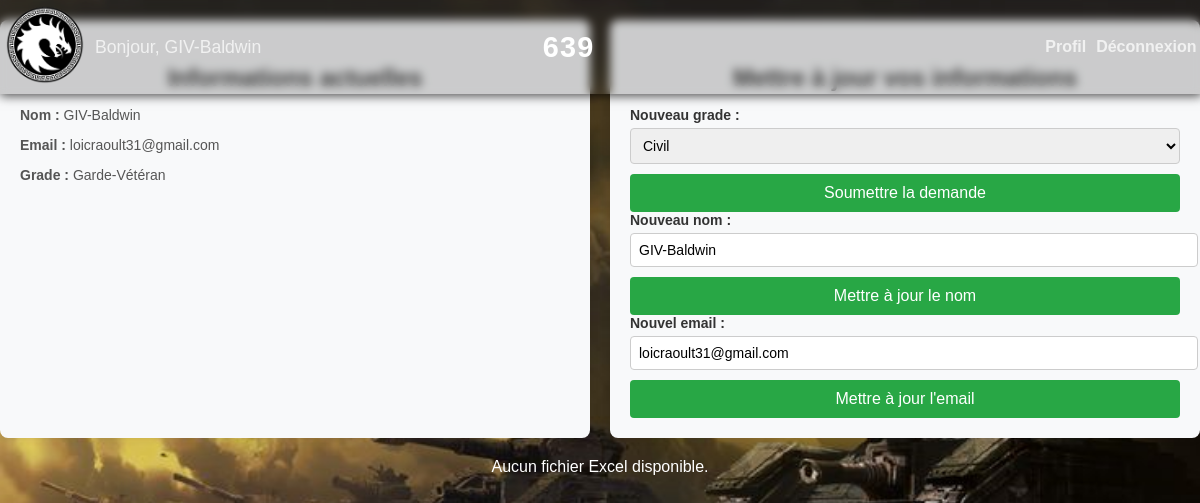
Before: /php/profil_utilisateur.php (signed in) with the older database file.
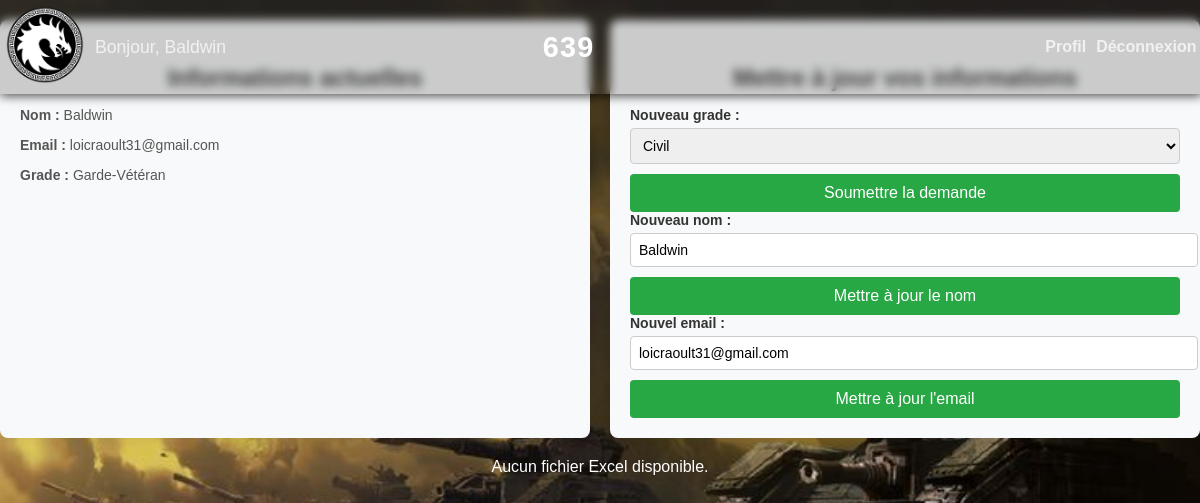
After: the same page with the newer database file.
### tables this page shows
CREATE TABLE `utilisateurs` (
  `id` int(11) NOT NULL,
  `nom` varchar(100) NOT NULL,
  `email` varchar(255) NOT NULL,
  `mot_de_passe` varchar(255) NOT NULL,
  `confirmation` tinyint(1) DEFAULT '0',
  `grade` enum('Civil','Garde','Conscrit','Garde-Vétéran','Caporal','Sergent','Lieutenant','Capitaine','Commandant','Colonel','Général','Major') DEFAULT 'Civil',
  `banni` tinyint(1) DEFAULT '0',
  `role` enum('utilisateur','admin') DEFAULT 'utilisateur',
  `spe_id` int(11) DEFAULT NULL
);

### php/profil_utilisateur.php (the view, shortened to what this page needs)
<?php
include 'db.php';
$stmt = $pdo->prepare("SELECT * FROM utilisateurs WHERE email = :email");
$stmt->execute(['email' => $_SESSION['utilisateur']]);
$utilisateur = $stmt->fetch();
$excel_file_path = "../excel/planning_utilisateurs.xlsx";
?>
<?php include 'header.php'; ?>
<!DOCTYPE html>
<html lang="fr">
<head>
    <link rel="stylesheet" href="css/style.css">
</head>
<body>
<div class="profile-container">
    <div class="current-info">
        <h3>Informations actuelles</h3>
        <p><strong>Nom :</strong> <?php echo htmlspecialchars($utilisateur['nom']); ?></p>
        <p><strong>Email :</strong> <?php echo htmlspecialchars($utilisateur['email']); ?></p>
        <p><strong>Grade :</strong> <?php echo htmlspecialchars($utilisateur['grade']); ?></p>
    </div>
    <div class="update-form">
        <h3>Mettre à jour vos informations</h3>
        <form action="profil_utilisateur.php" method="post">
            <div>
                <label for="nouveau_grade">Nouveau grade :</label>
                <select id="nouveau_grade" name="nouveau_grade" required>
                    <option value="Civil">Civil</option>
                </select>
            </div>
            <div>
                <input type="submit" value="Soumettre la demande">
            </div>
        </form>
        <form action="profil_utilisateur.php" method="post">
            <div>
                <label for="nouveau_nom">Nouveau nom :</label>
                <input type="text" id="nouveau_nom" name="nouveau_nom" value="<?php echo htmlspecialchars($utilisateur['nom']); ?>" required>
            </div>
            <div>
                <input type="submit" value="Mettre à jour le nom">
            </div>
        </form>
        <form action="profil_utilisateur.php" method="post">
            <div>
                <label for="nouvel_email">Nouvel email :</label>
                <input type="email" id="nouvel_email" name="nouvel_email" value="<?php echo htmlspecialchars($utilisateur['email']); ?>" required>
            </div>
            <div>
                <input type="submit" value="Mettre à jour l'email">
            </div>
        </form>
    </div>
</div>
<div class="excel-download">
    <?php if (file_exists($excel_file_path)): ?>
        <p><a href="<?php echo $excel_file_path; ?>" download>Télécharger le planning des utilisateurs (Excel)</a></p>
    <?php else: ?>
        <p>Aucun fichier Excel disponible.</p>
    <?php endif; ?>
</div>
</body>
</html>

### php/header.php (shortened to what this page needs)
<?php
$isLoggedIn = isset($_SESSION['utilisateur']);
$userName = $isLoggedIn ? $_SESSION['nom_utilisateur'] : '';
?>
<!DOCTYPE html>
<html lang="fr">
<head>
</head>
<body class="head">
<header class="head">
    <div class="head-logo">
        <a href="index.php">
            <img src="../src/assets/Logo_639th_2.ico" alt="Logo 639">
        </a>
        <?php if ($isLoggedIn): ?>
            <span class="head-username">Bonjour, <?php echo htmlspecialchars($userName); ?></span>
        <?php endif; ?>
    </div>
    <div class="head-title">
        <h1>639</h1>
    </div>
    <nav class="head-nav">
        <?php if ($isLoggedIn): ?>
            <a href="php/profil_utilisateur.php">Profil</a>
            <a href="php/Dec.php">Déconnexion</a>
        <?php else: ?>
            <a href="php/connection.php">Connexion</a>
            <a href="php/ins.php">Inscription</a>
        <?php endif; ?>
    </nav>
</header>
</body>
</html>

### css/style.css (style rules this page uses)
body { font-family: 'Arial', sans-serif; margin: 0; padding: 0; background: url('../src/assets/Battle.png') no-repeat center center fixed; background-size: cover; color: #fff; }
header.head { background-color: rgba(75, 75, 75, 0.26); color: white; padding: 5px 5px; display: flex; align-items: center; position: fixed; width: 99.3%; top: 0; z-index: 1000; backdrop-filter: blur(5px); box-shadow: 0px 2px 10px rgba(0, 0, 0, 0.7); }
.head-logo { flex: 1; display: flex; align-items: center; }
.head-logo img { max-width: 80px; height: auto; margin-right: 10px; }
.head-username { color: #f1f1f1; font-size: 1.1rem; }
.head-title { flex: 1.5; text-align: center; }
.head-title h1 { margin: 0; font-size: 1.8rem; color: white; letter-spacing: 1.2px; font-weight: bold; }
nav.head-nav { flex: 1.2; display: flex; justify-content: flex-end; gap: 10px; align-items: center; white-space: nowrap; }
nav.head-nav a { text-decoration: none; color: #f1f1f1; font-size: 1rem; font-weight: bold; }

### php/header.php (style rules this page uses)
body.head { font-family: Arial, sans-serif; margin: 0; padding: 0; }
header.head { background-color: #2e7d32; color: white; padding: 2px 20px; display: flex; align-items: center; justify-content: space-between; }
.head-logo { flex: 1; text-align: left; display: flex; align-items: center; }
.head-logo img { max-width: 100px; height: auto; margin-right: 10px; }
.head-username { color: #d3d3d3; font-size: 1rem; }
.head-title { flex: 2; text-align: center; }
.head-title h1 { margin: 0; font-size: 1.5rem; color: white; }
nav.head-nav { flex: 1; display: flex; justify-content: flex-end; gap: 20px; }
nav.head-nav a { text-decoration: none; color: #d3d3d3; font-size: 1rem; }

### php/profil_utilisateur.php (style rules this page uses)
.profile-container { display: flex; justify-content: space-between; gap: 20px; margin-top: 20px; }
.profile-container .current-info, .profile-container .update-form { flex: 1; background-color: #f8f9fa; padding: 20px; border-radius: 8px; box-shadow: 0 0 10px rgba(0, 0, 0, 0.1); }
.current-info h3, .update-form h3 { margin-bottom: 15px; color: #333; font-size: 1.5rem; text-align: center; }
.current-info p { margin-bottom: 10px; font-size: 14px; color: #555; }
label { display: block; text-align: left; margin-bottom: 5px; font-weight: bold; color: #333; font-size: 14px; }
input[type="text"], input[type="email"], input[type="password"] { width: 100%; padding: 8px; margin-bottom: 10px; border: 1px solid #ccc; border-radius: 4px; font-size: 14px; }
select { width: 100%; padding: 8px; margin-bottom: 10px; border: 1px solid #ccc; border-radius: 4px; font-size: 14px; }
input[type="submit"] { background-color: #28a745; color: white; padding: 10px; border: none; border-radius: 4px; cursor: pointer; width: 100%; font-size: 16px; }
.excel-download { text-align: center; margin-top: 20px; }

Changed rows visible on the page:
changed utilisateurs "loicraoult31@gmail.com": nom "GIV-Baldwin" → "Baldwin"; nouveau_nom "GIV-Baldwin" → "Baldwin"
Other visible differences:
$userName: "GIV-Baldwin" → "Baldwin"
